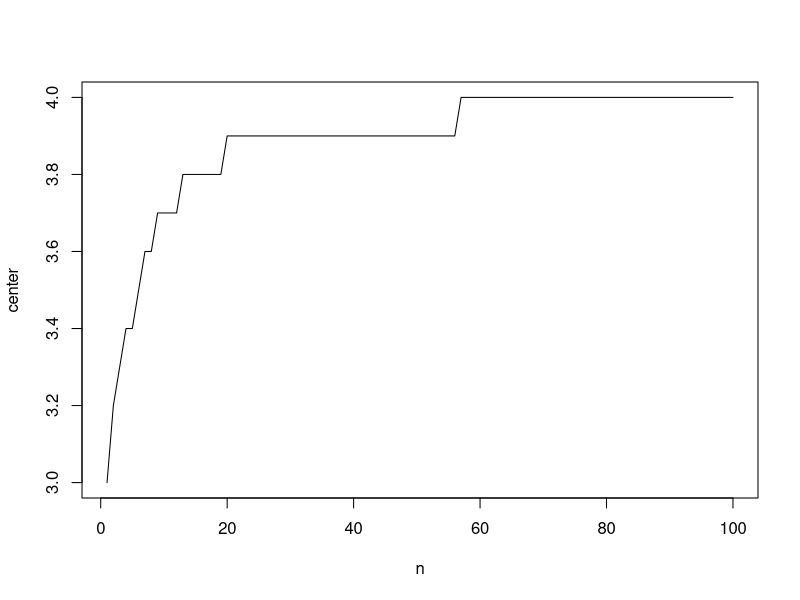

Write R code to recreate this figure.
x <- seq(0, 10, 0.1)
y <- rpois(100, 3)


n.error <- function(n){
  sapply(x, function(i) { sum(abs( (y-i)^n )) })
}

center <- function(n) {
  e <- n.error(n)
  x[order(e)[1]]
}

d <- data.frame(
  n = 1:100,
  center = sapply(1:100, center)
)
plot(center ~ n, data = d, type = 'l')
